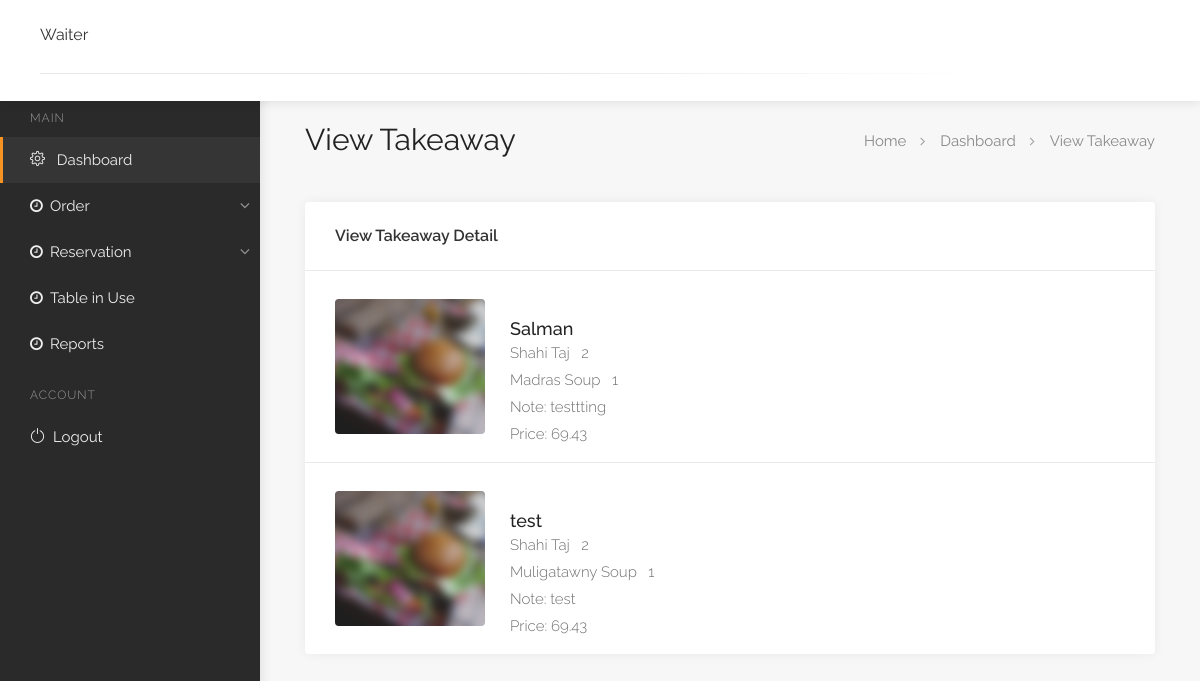
The app's page /view-takeaway.php (signed in) with its own data.
### tables this page shows
CREATE TABLE `payment` (
  `id` int(11) NOT NULL,
  `price` float NOT NULL,
  `tax` float NOT NULL,
  `status` int(3) NOT NULL,
  `date` date NOT NULL,
  `notes` text NOT NULL,
  `total_price` float NOT NULL
);

CREATE TABLE `takeaway` (
  `id` int(11) NOT NULL,
  `customer` varchar(255) NOT NULL,
  `item_id` varchar(255) NOT NULL,
  `qty` varchar(255) NOT NULL,
  `payment_id` int(11) DEFAULT NULL
);

CREATE TABLE `menu` (
  `id` int(11) NOT NULL,
  `item` varchar(255) NOT NULL,
  `price` float NOT NULL,
  `category_id` int(11) DEFAULT NULL
);

### view-takeaway.php (the view, shortened to what this page needs)
<?php
include('includes/connection.php');
include ('includes/app.php');
?>
<div id="dashboard">
    <?php
    include ('includes/sidebar.php');
    ?>
    <div class="dashboard-content">
        <div id="titlebar">
            <div class="row">
                <div class="col-md-12">
                    <h2>View Takeaway</h2>
                    <nav id="breadcrumbs">
                        <ul>
                            <li><a href="#">Home</a></li>
                            <li><a href="#">Dashboard</a></li>
                            <li>View Takeaway</li>
                        </ul>
                    </nav>
                </div>
            </div>
        </div>
        <div class="row">
            <div class="col-lg-12 col-md-12">
                <div class="dashboard-list-box margin-top-0">
                    <h4>View Takeaway Detail</h4>
                    <ul>
                        <?php
                        $sql_payment = "SELECT * from payment where status=2 order by id desc";
                        $result1 = $conn->query($sql_payment);
                        if ($result1->num_rows > 0) {
                            while ($row1 = $result1->fetch_assoc()) {
                                $total = $row1['total_price'];
                                $notes = $row1['notes'];
                                $p_id = $row1['id'];
                                $sql = "SELECT * from takeaway where payment_id = '$p_id' ";
                                $result = $conn->query($sql);
                                if ($result->num_rows > 0) {
                                    $item_id=[];
                                    $qty=[];
                                    while ($row = $result->fetch_assoc()) {
                                         $customer_name = $row['customer'];
                                         $item_id[] = $row['item_id'];
                                         $qty[] = $row['qty'];
                                    }
                                }
                                ?>
                                <li>
                                    <div class="list-box-listing">
                                        <div class="list-box-listing-img"><a href="#"><img src="images/review-image-01.jpg" alt=""></a></div>
                                        <div class="list-box-listing-content">
                                            <div class="inner">
                                                <h3><?php echo $customer_name; ?>  </h3>
                                                <?php
                                                for($i=0;$i<count($item_id);$i++){
                                                    $sql2 = "SELECT * from menu where id='$item_id[$i]'";
                                                    $result2 = $conn->query($sql2);
                                                    if ($result2->num_rows > 0) {
                                                        while ($row = $result2->fetch_assoc()) {
                                                            $table_item=$row['item'];
                                                            ?>
                                                            <span> <?php echo $table_item  ?></span>&nbsp;&nbsp
                                                            <span > <?php echo $qty[$i]  ?></span><br>
                                                            <?php
                                                        }
                                                    }
                                                }
                                                ?>
                                                <span>Note: <?php echo $notes  ?></span><br>
                                                <span>Price: <?php echo $total  ?></span><br>
                                            </div>
                                        </div>
                                    </div>
                                </li>
                                <?php
                            }
                        }
                        ?>
                    </ul>
                </div>
            </div>
        </div>
    </div>
</div>

### records on screen
payment: takeaway.customer "Salman", notes "testtting", total_price "69.43"
menu: item "Shahi Taj", i "2"
menu: item "Madras Soup", i "1"
payment: takeaway.customer "test", notes "test", total_price "69.43"
menu: item "Muligatawny Soup", i "1"
